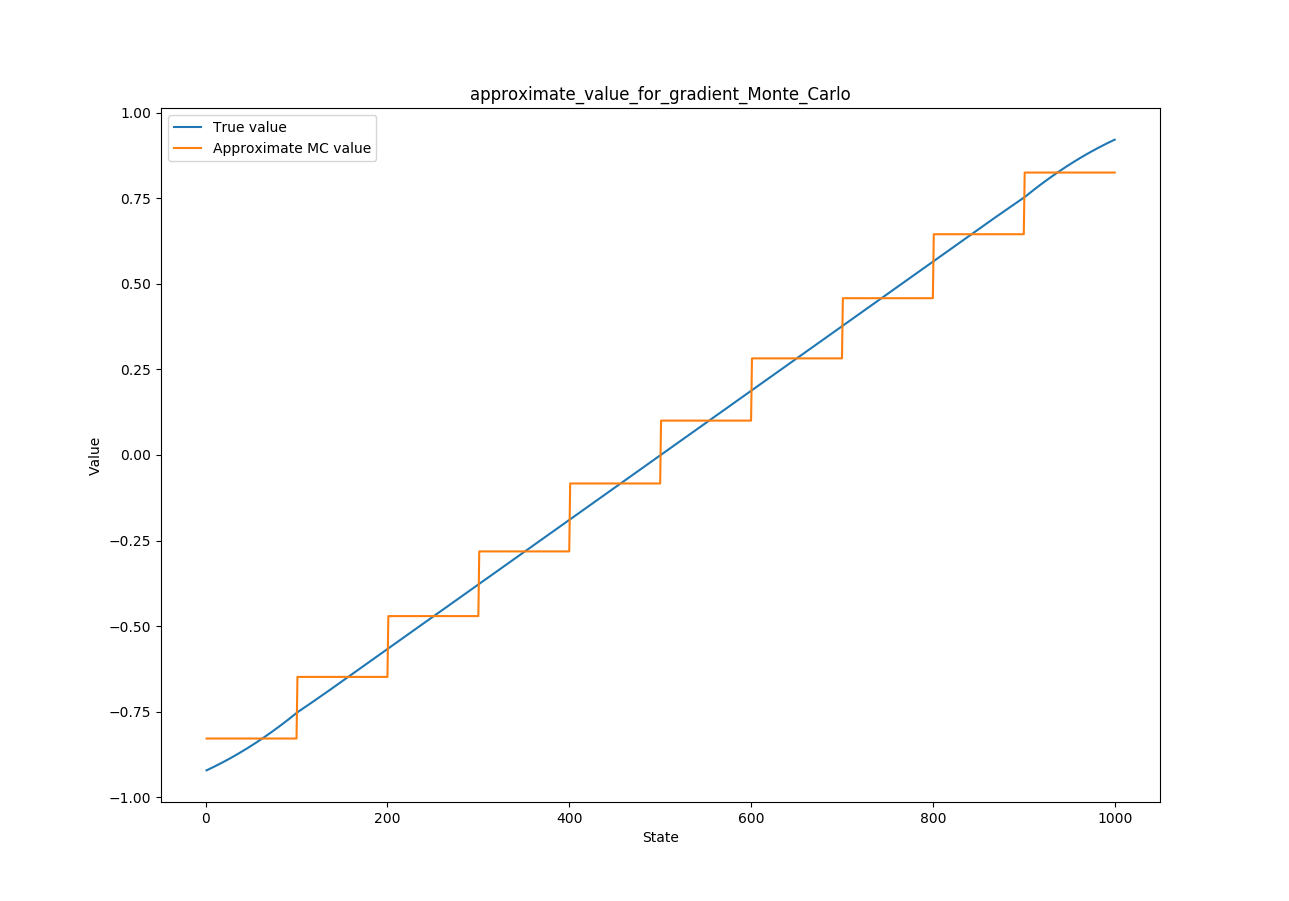

Write the Python code that produced this figure.
#python3 script
#value function for 1000-state Random Walk using the gradient Monte Carlo algorithm(Example 9.1)
#author: Xiang Chao

import time
import numpy as np
import matplotlib.pyplot as plt
import random
import math
import copy

start_time = time.time()

MAX_EPISODE = int(1e7)
alpha = 2e-5
Theta = np.zeros(10)
for i in range(MAX_EPISODE):
    state_list = [499]
    while True:
        if random.random()<0.5:
            state_list.append(state_list[-1] - random.randint(1,100))
        else:
            state_list.append(state_list[-1] + random.randint(1,100))
        if state_list[-1]<0 or state_list[-1]>999:
            break
    terminal_state = state_list.pop()
    if terminal_state<0:
        reward = -1
    else:
        reward = 1
    while state_list:
        state = state_list.pop()
        Theta[state//100] = Theta[state//100] + alpha*(reward - Theta[state//100])
V = np.zeros(1000)
for i in range(10):
    V[i*100:i*100+100] = Theta[i]
TrueValue = np.load('TrueValue.npy')

plt.plot(range(1,1001), TrueValue, label='True value')
plt.plot(range(1,1001), V, label='Approximate MC value')
plt.xlabel('State')
plt.ylabel('Value')
plt.title('approximate_value_for_gradient_Monte_Carlo')
plt.legend()
plt.show()

end_time = time.time()
print('time cost: '+str((end_time-start_time)//3600)+'h' \
      +str(((end_time-start_time)%3600)//60)+'m' \
      +str(((end_time-start_time)%3600)%60)+'s')
